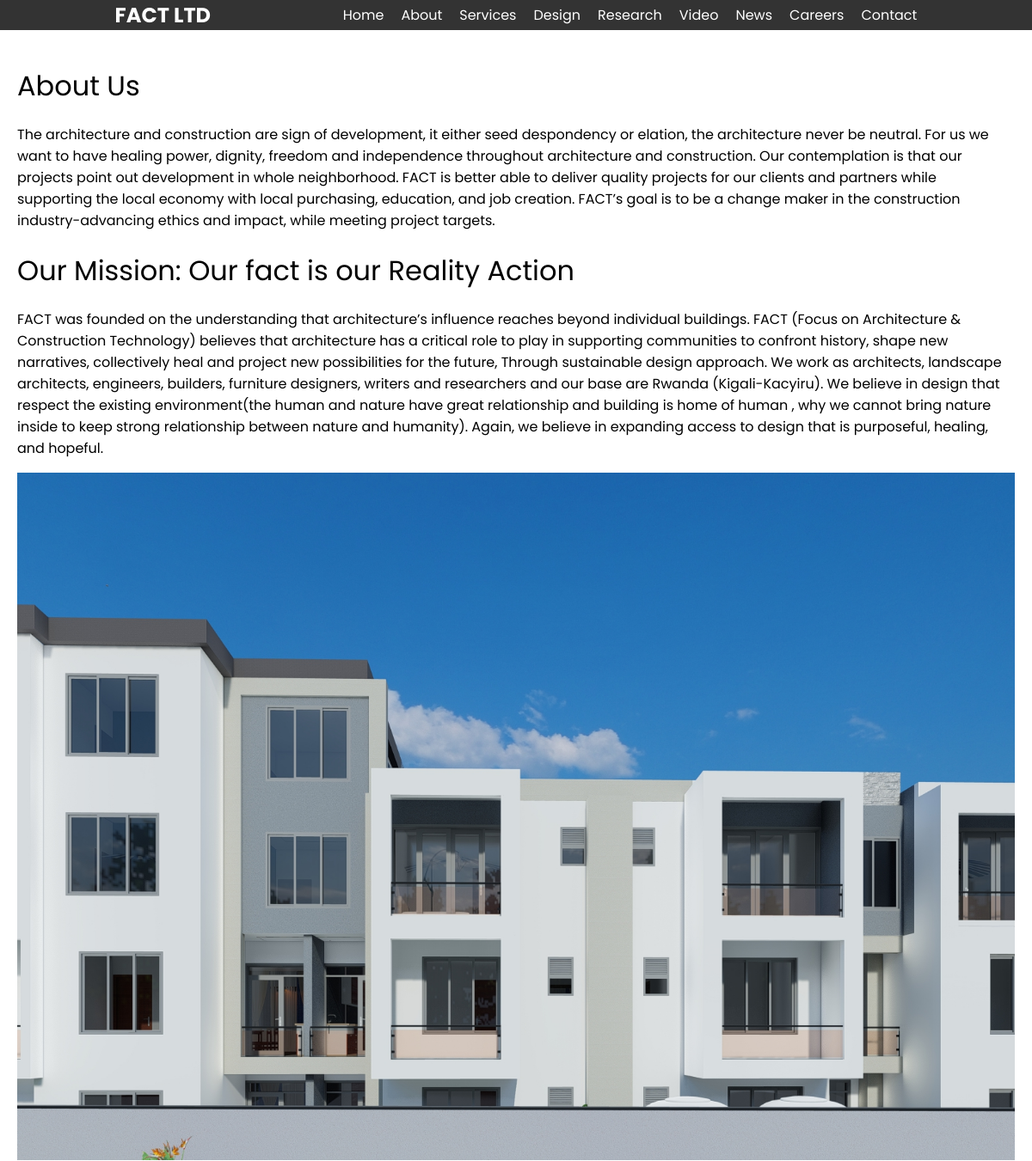
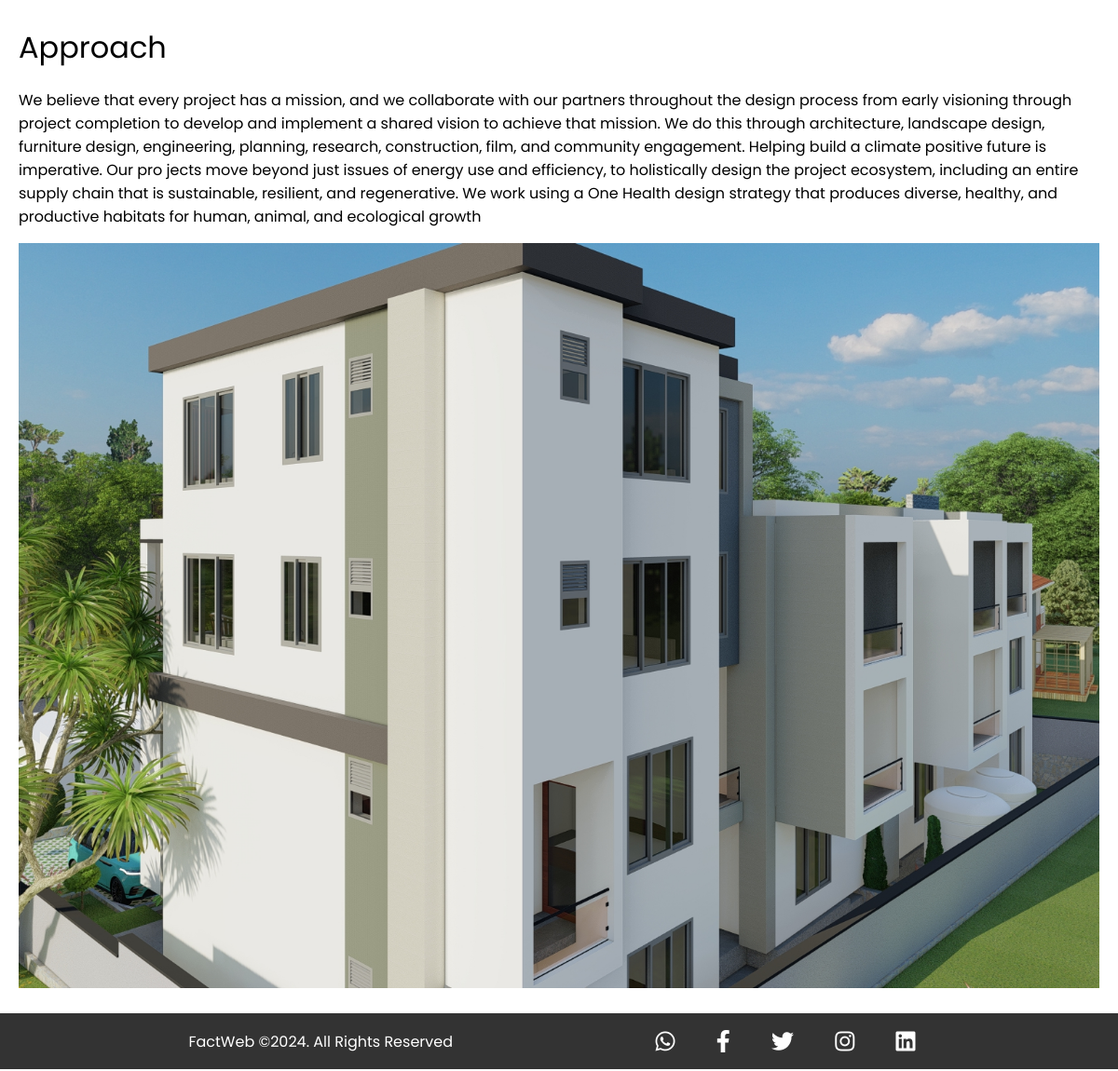
Page /about/ on the earlier database version (2 pictures, top to bottom).
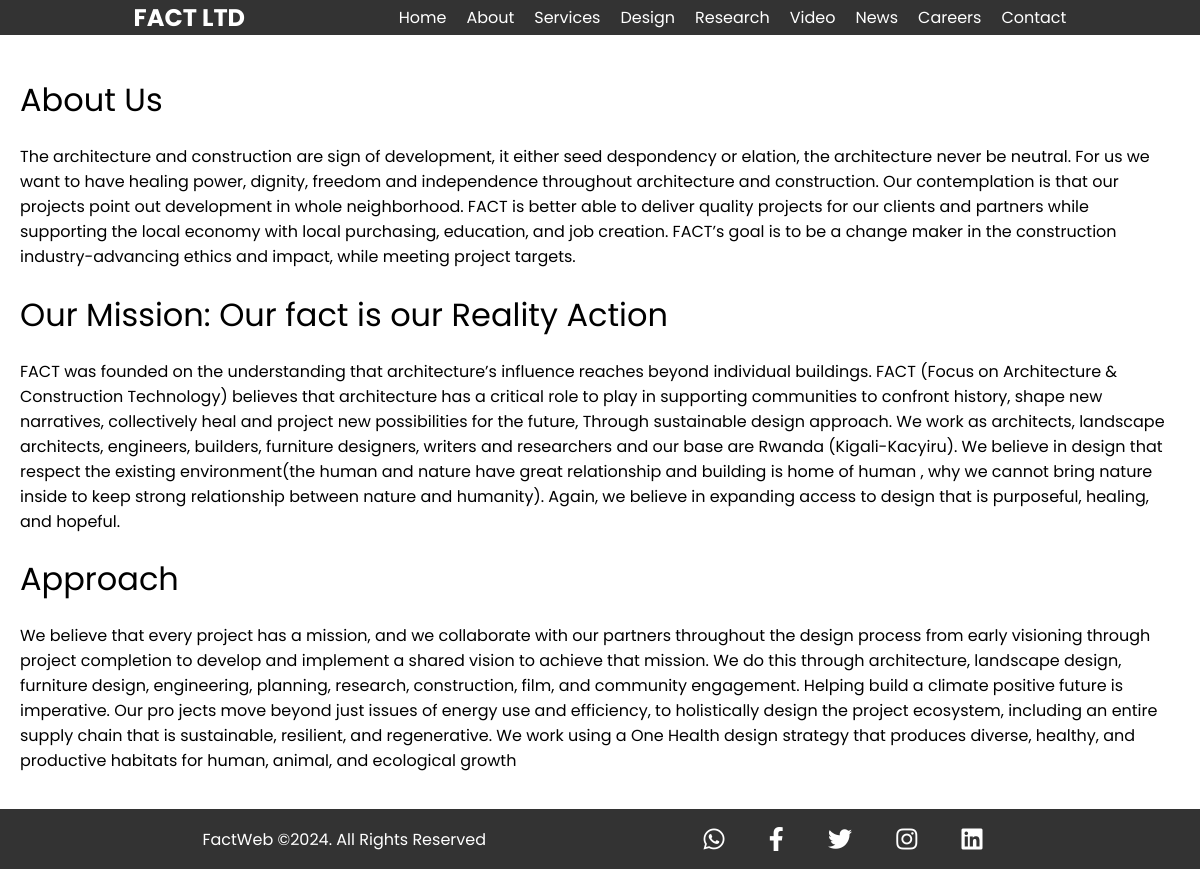
Same page on the later database version.
### FactWebApp/models.py (models this page shows, shortened)
class Image(models.Model):
    image = models.ImageField(upload_to='images/')
    title = models.CharField(max_length=100, default='Title')
    description = models.TextField()
    location = models.CharField(max_length=100, default='Location')
    category = models.ForeignKey(ImageCategory, on_delete=models.CASCADE)
    name = models.CharField(max_length=100, default='Name')
    role = models.CharField(max_length=100, default='Role')

### FactWebApp/views.py (the view)
# urls.py: path('about/', views.about, name='about'),
def about(request):
    mission_category = ImageCategory.objects.get(name='Mission')
    approach_category = ImageCategory.objects.get(name='Approach')
    mission_images = Image.objects.filter(description__icontains='mission', category=mission_category)
    approach_images = Image.objects.filter(description__icontains='approach', category=approach_category)
    return render(request, 'FactWebApp/about.html', {'mission_images': mission_images, 'approach_images': approach_images})

### FactWebApp/templates/FactWebApp/about.html (shortened to what this page needs)
{% extends 'base.html' %}
{% load static %}
{% block content %}
<div class="about-container">
    <h1>About Us</h1>
    <p>The architecture and construction are sign of development,
        it either seed despondency or elation, the architecture never be neutral.
        For us we want to have healing power, dignity, freedom and independence throughout architecture
        and construction. Our contemplation is that our projects point out development in whole neighborhood. FACT is better able to deliver quality projects for our clients and partners while supporting the local economy with local purchasing, education, and job creation. FACT’s goal is to be a
        change maker in the construction industry-advancing ethics and impact, while meeting project targets.</p>
    <h1>Our Mission: Our fact is our Reality Action</h1>
    <p>FACT was founded on the understanding that architecture’s influence reaches beyond individual
        buildings. FACT (Focus on Architecture & Construction Technology) believes that architecture
        has a critical role to play in supporting communities to confront history, shape new narratives,
        collectively heal and project new possibilities for the future, Through sustainable design approach.
        We work as architects, landscape architects, engineers, builders, furniture designers, writers and
        researchers and our base are Rwanda (Kigali-Kacyiru). We believe in design that respect the existing
        environment(the human and nature have great relationship and building is home of human , why we
        cannot bring nature inside to keep strong relationship between nature and humanity).
        Again, we believe in expanding access to design that is purposeful, healing, and hopeful.</p>
        {% for mission_image in mission_images %}
        <img src="{{ mission_image.image.url }}" alt="{{ mission_image.title }}">
        {% endfor %}
    <h1>Approach</h1>
    <p>We believe that every project has a mission, and we collaborate with our partners
        throughout the design process from early visioning through project completion to develop
        and implement a shared vision to achieve that mission. We do this through architecture,
        landscape design, furniture design, engineering, planning, research, construction, film,
        and community engagement. Helping build a climate positive future is imperative. Our pro
        jects move beyond just issues of energy use and efficiency, to holistically design the
        project ecosystem, including an entire supply chain that is sustainable, resilient, and
        regenerative. We work using a One Health design strategy that produces diverse, healthy,
        and productive habitats for human, animal, and ecological growth</p>
        {% for approach_image in approach_images %}
        <img src="{{ approach_image.image.url }}" alt="{{ approach_image.title }}">
        {% endfor %}
</div>
{% endblock %}
{% block extrastyles %}
<link rel="stylesheet" type="text/css" href="{% static 'FactWebApp/css/about.css' %}">
{% endblock %}

Differences in the rows shown:
removed Image: image (picture), shown under "Our Mission: Our fact is our Reality Action"
removed Image: image (picture), shown under "Approach"
